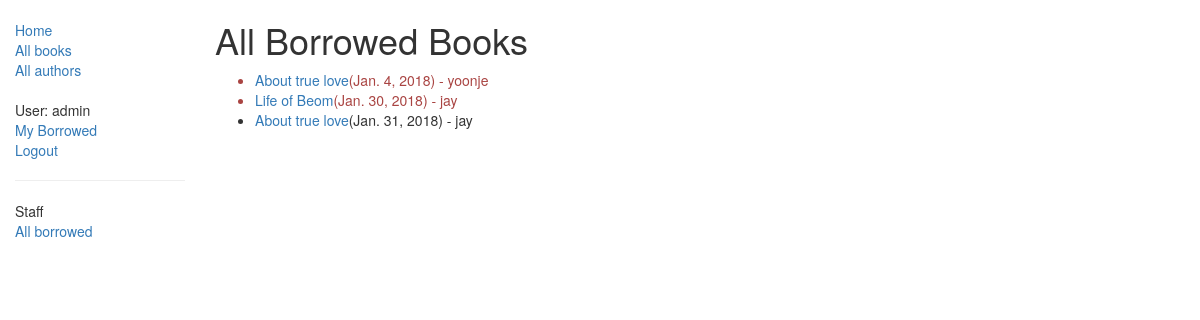
Page /catalog/borrowed/ (signed in) on the committed database.
### catalog/models.py (models this page shows, shortened)
class BookInstance(models.Model):
    id = models.UUIDField(primary_key=True, default=uuid.uuid4, help_text="Unique ID for this particular book across whole library.")
    book = models.ForeignKey('Book', on_delete=models.SET_NULL, null=True)
    imprint = models.CharField(max_length=200)
    due_back = models.DateField(null=True, blank=True)
    borrower = models.ForeignKey(User, on_delete=models.SET_NULL, null=True, blank=True)
    LOAN_STATUS = (
        ('m', 'Maintenance'),
        ('o', 'On loan'),
        ('a', 'Available'),
        ('r', 'Reserved'),
    )
    status = models.CharField(max_length=1, choices=LOAN_STATUS, blank=True, default='m', help_text='Book availability')
    class Meta:
        ordering = ["due_back"]
        permissions = (("can_mark_returned", "Set book as returned"),)
    @property
    def is_overdue(self):
        if self.due_back and date.today() > self.due_back:
            return True
        return False

class Book(models.Model):
    title = models.CharField(max_length=200)
    author = models.ForeignKey('Author', on_delete=models.SET_NULL, null=True)
    summary = models.TextField(max_length=1000, help_text='Enter a brief description of the book.')
    isbn = models.CharField('ISBN', max_length=13, help_text='13 Character <a href="https://www.isbn-international.org/content/what-isbn">ISBN number</a>')
    genre = models.ManyToManyField(Genre, help_text="Select a genre for this book.")
    def display_genre(self):
        return ', '.join([genre.name for genre in self.genre.all()[:3]])
    display_genre.short_description = 'Genre'

### catalog/views.py (the view)
# urls.py: path('borrowed/', views.AllBorrowedBookListView.as_view(), name='all-borrowed'),
class AllBorrowedBookListView(PermissionRequiredMixin, generic.ListView):
    model = BookInstance
    template_name = 'catalog/bookinstance_list_all_borrowed_user.html'
    paginate_by = 10
    permission_required = 'catalog.can_mark_returned'
    def get_queryset(self):
        return BookInstance.objects.filter(status__exact='o').order_by('due_back')

### catalog/templates/catalog/bookinstance_list_all_borrowed_user.html
{% extends "base_generic.html" %}
{% block content %}
<h1>All Borrowed Books</h1>
{% if bookinstance_list %}
<ul>
    {% for bookinst in bookinstance_list %}
    <li class="{% if bookinst.is_overdue %}text-danger{% endif %}">
        <a href="{% url 'book-detail' bookinst.book.pk %}">{{bookinst.book.title}}</a>({{bookinst.due_back}}) - {{bookinst.borrower}}
    </li>
    {% endfor %}
</ul>
{% else %}
<p>There are no books borrowed.</p>
{% endif %} {% endblock %}

### catalog/templates/base_generic.html (shortened to what this page needs)
<!DOCTYPE html>
<html lang="en">
<head>
    <link rel="stylesheet" href="https://maxcdn.bootstrapcdn.com/bootstrap/3.3.7/css/bootstrap.min.css">
    {% load static %}
    <link rel="stylesheet" href="{% static 'css/styles.css' %}">
</head>
<body>
    <div class="container-fluid">
        <div class="row">
            <div class="col-sm-2">
                {% block sidebar %}
                <ul class="sidebar-nav">
                    <li>
                        <a href="{% url 'index' %}">Home</a>
                    </li>
                    <li>
                        <a href="{% url 'books' %}">All books</a>
                    </li>
                    <li>
                        <a href="{% url 'authors' %}">All authors</a>
                    </li>
                    <br>
                    {% if user.is_authenticated %}
                        <li>User: {{ user.get_username }}</li>
                        <li>
                            <a href="{% url 'my-borrowed' %}">My Borrowed</a>
                        </li>
                        <li>
                            <a href="{% url 'logout'%}?next={{request.path}}">Logout</a>
                        </li>
                    {% else %}
                        <li>
                            <a href="{% url 'login'%}?next={{request.path}}">Login</a>
                        </li>
                    {% endif %}
                    <hr>
                    {% if perms.catalog.can_mark_returned %}
                    <li>Staff</li>
                    <li>
                        <a href="{% url 'all-borrowed' %}">All borrowed</a>
                    </li>
                    {% endif %}
                </ul>
                {% endblock %}
            </div>
            <div class="col-sm-10">
                {% block content %}{% endblock %}
            </div>
        </div>
    </div>
</body>
</html>

### catalog/static/css/styles.css (style rules this page uses)
.sidebar-nav { margin-top: 20px; padding: 0; list-style: none; }

### rows in the picture
BookInstance: book "About true love", due_back "Jan. 4, 2018", borrower "yoonje"
BookInstance: book "Life of Beom", due_back "Jan. 30, 2018", borrower "jay"
BookInstance: book "About true love", due_back "Jan. 31, 2018", borrower "jay"

### other values in the picture
{{ user.get_username }} "admin"
